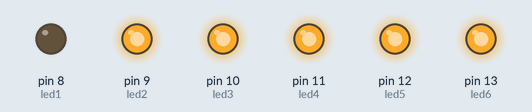
The sketch below on a simulated Arduino Uno, built with avr-gcc and run on an emulated ATmega328P. Parts: output pins drawn as LEDs (lit = HIGH).

Above: at 0.5 s.
At 2.0 s:
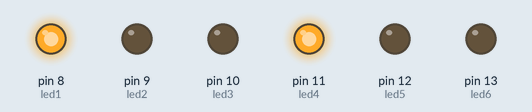
Timing chart, 0 to 5.8 s (numbered marks = the images above):
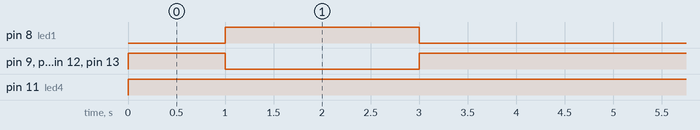

Measured:
- by itself, pin 8 (led1): alternates HIGH for 2.0 s and LOW for 3.0 s
- by itself, pin 9 (led2), pin 10 (led3), pin 12 (led5), pin 13 (led6): repeats every 5.0 s: LOW 2.0 s, HIGH 3.0 s
- by itself, pin 11 (led4): LOW → HIGH at 0.00 s

The sketch:

displayletterA.ino
```cpp
// use this to display the letter A on the 6 LEDs
// for the Arduino Uno/nano board

int led1 = 8;
int led2 = 9;
int led3 = 10;
int led4 = 11;
int led5 = 12;
int led6 = 13;


int letter[6][4] = {
  {0, 1, 1, 0},
  {1, 0, 0, 1},
  {1, 0, 0, 1},
  {1, 1, 1, 1},
  {1, 0, 0, 1},
  {1, 0, 0, 1}
};


void setup()
{
  pinMode(led1, OUTPUT);
  pinMode(led2, OUTPUT);
  pinMode(led3, OUTPUT);
  pinMode(led4, OUTPUT);
  pinMode(led5, OUTPUT);
  pinMode(led6, OUTPUT);
}

void loop()
{

  for (int col = 0; col < 4; col++) {
    for (int row = 0; row < 6; row++) {
      digitalWrite(led1 + row, letter[row][col]);
    }
    delay(1000);
  }
  delay(1000); // Wait for 1000 millisecond(s)
/*
  digitalWrite(led1, HIGH);
  delay(100);
  digitalWrite(led1, LOW);
  digitalWrite(led2, HIGH);
  delay(100);
  digitalWrite(led2, LOW);
  digitalWrite(led3, HIGH);
  delay(100);
  digitalWrite(led3, LOW);
  digitalWrite(led4, HIGH);
  delay(100);
  digitalWrite(led4, LOW);
  digitalWrite(led5, HIGH);
  delay(100);
  digitalWrite(led5, LOW);
  digitalWrite(led6, HIGH);
  delay(100);
  digitalWrite(led6, LOW);


  delay(1000); // Wait for 1000 millisecond(s)
  */
}
```
